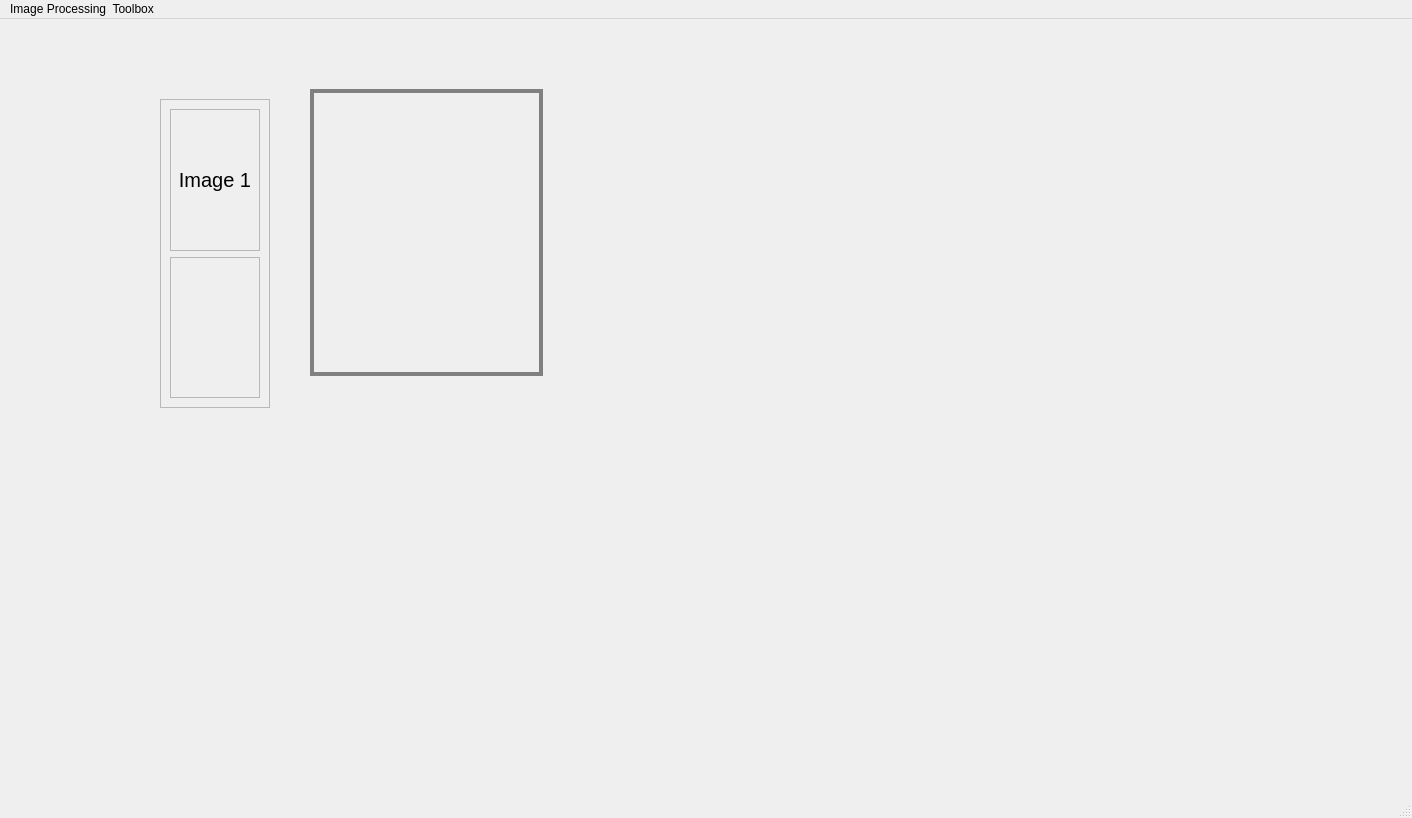
<?xml version="1.0" encoding="UTF-8"?>
<ui version="4.0">
 <class>MainWindow</class>
 <widget class="QMainWindow" name="MainWindow">
  <property name="geometry">
   <rect>
    <x>0</x>
    <y>0</y>
    <width>1412</width>
    <height>818</height>
   </rect>
  </property>
  <property name="windowTitle">
   <string>MainWindow</string>
  </property>
  <widget class="QWidget" name="centralwidget">
   <widget class="QLabel" name="inputImage1">
    <property name="geometry">
     <rect>
      <x>310</x>
      <y>70</y>
      <width>233</width>
      <height>287</height>
     </rect>
    </property>
    <property name="maximumSize">
     <size>
      <width>16777215</width>
      <height>16777215</height>
     </size>
    </property>
    <property name="styleSheet">
     <string notr="true">border: 4px solid grey;
</string>
    </property>
    <property name="text">
     <string/>
    </property>
    <property name="scaledContents">
     <bool>true</bool>
    </property>
    <property name="alignment">
     <set>Qt::AlignCenter</set>
    </property>
   </widget>
   <widget class="QFrame" name="frame_191">
    <property name="geometry">
     <rect>
      <x>160</x>
      <y>80</y>
      <width>110</width>
      <height>309</height>
     </rect>
    </property>
    <property name="maximumSize">
     <size>
      <width>110</width>
      <height>16777215</height>
     </size>
    </property>
    <property name="frameShape">
     <enum>QFrame::StyledPanel</enum>
    </property>
    <property name="frameShadow">
     <enum>QFrame::Raised</enum>
    </property>
    <layout class="QGridLayout" name="gridLayout_269">
     <item row="0" column="0">
      <widget class="QFrame" name="frame_192">
       <property name="maximumSize">
        <size>
         <width>16777215</width>
         <height>16777215</height>
        </size>
       </property>
       <property name="frameShape">
        <enum>QFrame::StyledPanel</enum>
       </property>
       <property name="frameShadow">
        <enum>QFrame::Raised</enum>
       </property>
       <layout class="QGridLayout" name="gridLayout_270">
        <item row="0" column="0">
         <widget class="QLabel" name="inputImageLabel1">
          <property name="maximumSize">
           <size>
            <width>16777215</width>
            <height>50</height>
           </size>
          </property>
          <property name="styleSheet">
           <string notr="true">font-family: Impact, Haettenschweiler, 'Arial Narrow Bold', sans-serif;
font-size: 20px;
color: black;
background-color:transparent;</string>
          </property>
          <property name="text">
           <string>Image 1</string>
          </property>
          <property name="alignment">
           <set>Qt::AlignCenter</set>
          </property>
         </widget>
        </item>
       </layout>
      </widget>
     </item>
     <item row="1" column="0">
      <widget class="QFrame" name="frame_1">
       <property name="maximumSize">
        <size>
         <width>16777215</width>
         <height>16777215</height>
        </size>
       </property>
       <property name="frameShape">
        <enum>QFrame::StyledPanel</enum>
       </property>
       <property name="frameShadow">
        <enum>QFrame::Raised</enum>
       </property>
       <layout class="QGridLayout" name="gridLayout_271">
        <item row="0" column="0">
         <widget class="QPushButton" name="UploadImage1">
          <property name="styleSheet">
           <string notr="true">QPushButton{
border-radius: 25px;
font: 900 12pt &quot;Segoe UI Black&quot;;
}


QPushButton:hover:!pressed{
	background-color: qlineargradient(x1: 0.5, y1: 1, x2: 0.5, y2: 1, stop: 0 #dadbde, stop: 1 #f6f7fa);
}</string>
          </property>
          <property name="icon">
           <iconset>
            <normaloff>../../Clones/CompVision-ToolKit/Program Code/Icons/UploadIcon.png</normaloff>../../Clones/CompVision-ToolKit/Program Code/Icons/UploadIcon.png</iconset>
          </property>
          <property name="iconSize">
           <size>
            <width>59</width>
            <height>60</height>
           </size>
          </property>
         </widget>
        </item>
       </layout>
      </widget>
     </item>
    </layout>
   </widget>
  </widget>
  <widget class="QMenuBar" name="menubar">
   <property name="geometry">
    <rect>
     <x>0</x>
     <y>0</y>
     <width>1412</width>
     <height>25</height>
    </rect>
   </property>
   <widget class="QMenu" name="menuImage_Processing_Toolbox">
    <property name="title">
     <string>Image Processing  Toolbox</string>
    </property>
   </widget>
   <addaction name="menuImage_Processing_Toolbox"/>
  </widget>
  <widget class="QStatusBar" name="statusbar"/>
 </widget>
 <resources/>
 <connections/>
</ui>
